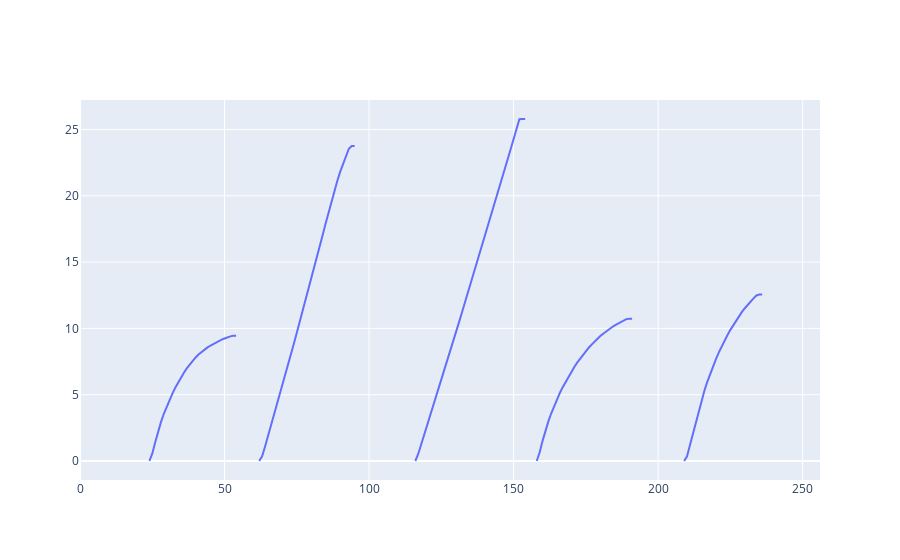

The notebook cell saved with this chart:
### Code cell
fig = go.Figure()
fig.add_trace(go.Scatter(x=timemin, y=totalkwh.tolist(), mode='lines', name='lines'))
fig.show()

### Figure 1 — Plotly figure (JSON) as saved in the notebook; plotly's stock layout.template omitted (floating-point values rounded to 4 significant figures; data arrays with more than 128 entries replaced by an {"elided": "..."} marker saying what was removed)
{"data": [{"mode": "lines", "name": "lines", "type": "scatter", "x": {"elided": "257 int values"}, "y": {"elided": "257 float values"}}], "layout": {"autosize": true, "xaxis": {"autorange": true, "range": [0, 256], "type": "linear"}, "yaxis": {"autorange": true, "range": [-1.433, 27.22], "type": "linear"}}}
